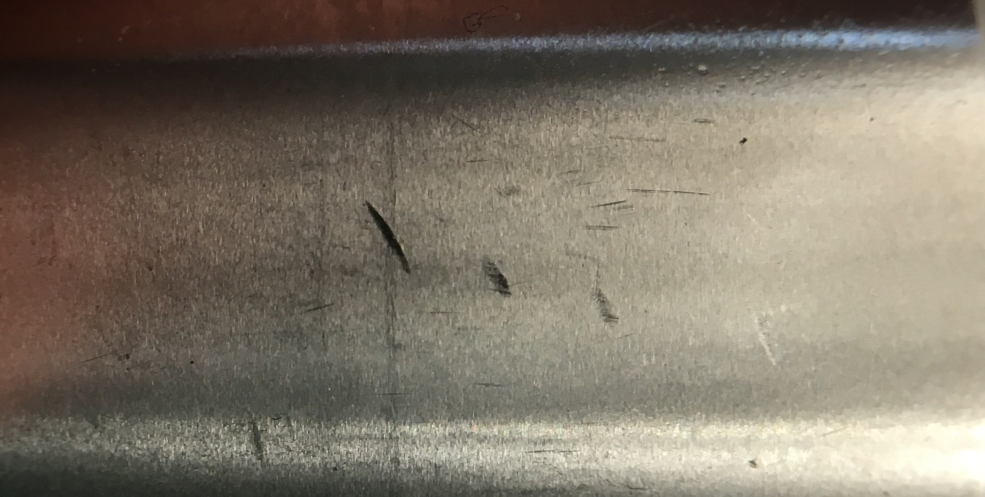
#> input picture test_images/bearing_scrached.jpg, 1970 x 993 px (shown at 1/2 size)
$ jupyter execute --allow-errors 'convolution 2D.ipynb'
#> lines starting #> are read from the running program, lines starting #| are printed output that depends on the picture
[cell 1]
import numpy as np
import numpy.fft as fp
import matplotlib.pyplot as plt
from PIL import Image
from scipy import signal as sg

[cell 2]
def np_from_img(fname):
    return np.asarray(Image.open(fname), dtype=np.float32)

def save_as_img(ar, fname):
    Image.fromarray(ar.round().astype(np.uint8)).save(fname)

def norm(ar):
    return 255. * np.absolute(ar) / np.max(ar)

def gaussian_kernel(n, std, normalised=False):
    '''
    Generates a n x n matrix with a centered gaussian
    of standard deviation std centered on it. If normalised,
    its volume equals 1.
    '''
    gaussian1D = sg.gaussian(n, std)
    gaussian2D = np.outer(gaussian1D, gaussian1D)

    if normalised:
        gaussian2D /= (2*np.pi*(std**2))

    return gaussian2D

[cell 3]
file = 'test_images/bearing_scrached.jpg'
img = Image.open(file).convert('L')
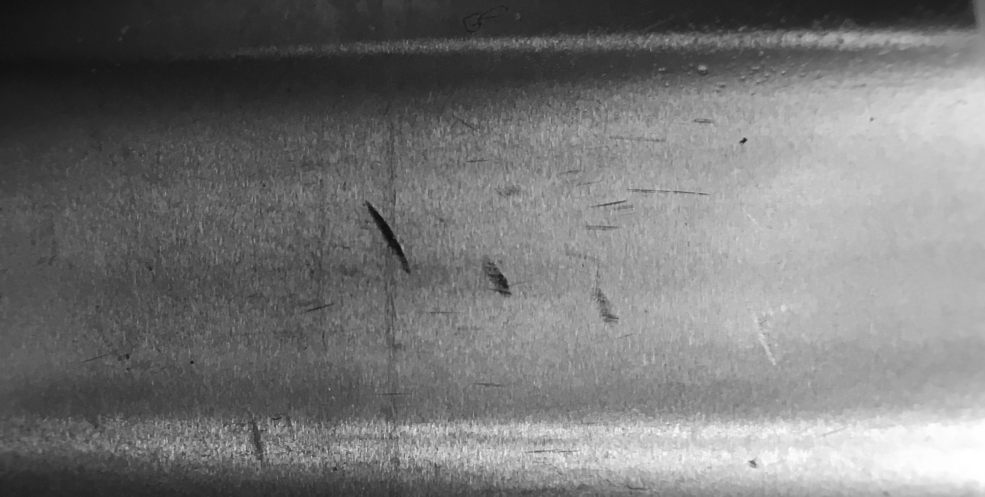
#> img: PIL image 1970x993 L (shown at 1/2 size); min 11, max 255, mean 118.1
#img.thumbnail((300,300))
img = np.array(img)

[cell 4]
plt.figure(figsize=((7,7)))
plt.imshow(img, cmap='gray', vmin=0, vmax=255), plt.axis('off')

## Blur (Average)

[cell 5]
box = np.ones((3,3)) / 9

$$
g_x =
\frac{1}{9}\cdot
\begin{bmatrix}
1 & 1 & 1 \\
1 & 1 & 1 \\
1 & 1 & 1
\end{bmatrix}
$$

[cell 6]
blurred_img = sg.convolve(img, box, "valid")

[cell 7]
plt.figure(figsize=((7,7)))
plt.imshow(norm(blurred_img), cmap='gray', vmin=0, vmax=255), plt.axis('off')
save_as_img(blurred_img, 'result_images/block_blur.jpg')

### Gaussian Blur

$$
g_{approx} =
\frac{1}{16}
\cdot
\begin{bmatrix}
1 & 2 & 1 \\
2 & 4 & 2 \\
1 & 2 & 1
\end{bmatrix}
$$

[cell 8]
gauss = np.array([[1,2,1],
                  [2,4,2],
                  [1,2,1]]) / 16

[cell 9]
gauss = gaussian_kernel(3,0.84089642, normalised=True)
print((gauss*16).round())

[cell 10]
blurred_img = sg.convolve(gauss, img, 'valid')
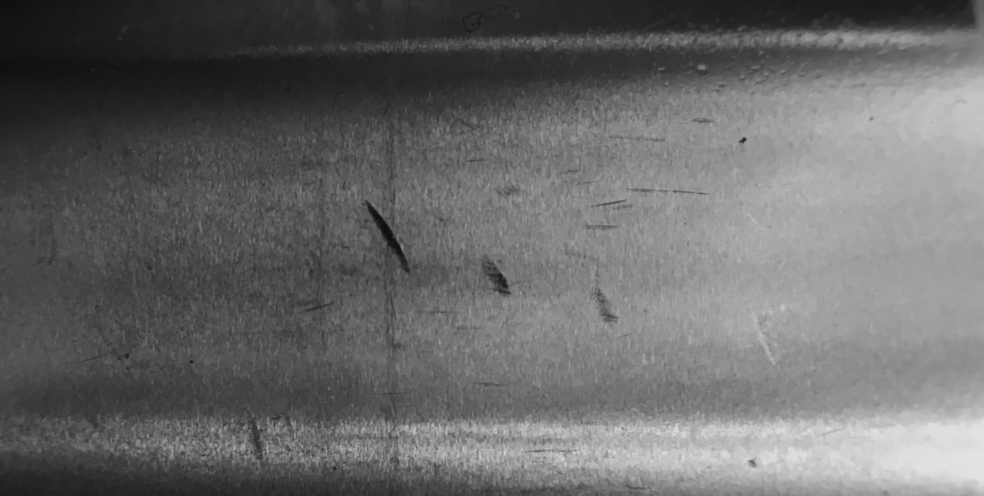
#> blurred_img: shape (991, 1968) float64 (shown at 1/2 size); min 12.3, max 226.4, mean 104.9

[cell 11]
plt.figure(figsize=((7,7)))
plt.imshow(norm(blurred_img), cmap='gray', vmin=0, vmax=255), plt.axis('off')
save_as_img(blurred_img, 'result_images/gauss_blur.jpg')

### Laplace edge detecion

$$ g =
\begin{bmatrix}
0 &  \ \ 1 & 0 \\
1 & -4 & 1 \\
0 &  \ \ 1 & 0
\end{bmatrix}
$$

[cell 12]
lapl = np.array([[0,1,0],
                 [1,-4,1],
                 [0,1,0]])

#> (a cell that did not finish here is left out)

[cell 14]
plt.figure(figsize=((7,7)))
#> (the rest of this cell did not finish here and is left out)

## Sobel Edge Detection
### Vertical and Hotizontal Edges

[cell 15]
vert_edg = np.array([[-1,0,1],
                     [-2,0,2],
                     [-1,0,1]])

horr_edg = np.array([[-1,-2,-1],
                     [0,0,0],
                     [1,2,1]])

[cell 16]
vert_edg_img = sg.convolve(vert_edg, img, 'valid')
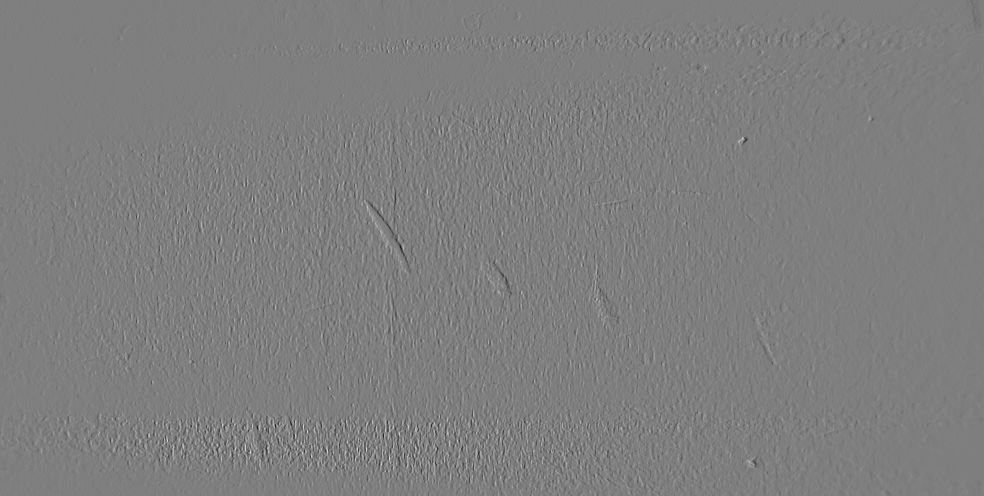
#> vert_edg_img: shape (991, 1968) int64 (shown at 1/2 size); min -406, max 410, mean -0.5; drawn with min black and max white
horr_edg_img = sg.convolve(horr_edg, img, 'valid')

[cell 17]
fig, (vert_ax, horr_ax) = plt.subplots(1,2, figsize=(10,10))
vert_ax.imshow(norm(vert_edg_img)), vert_ax.axis('off')
#> in norm (call 3), `return 255. * np.absolute(ar) / np.max(ar)`:
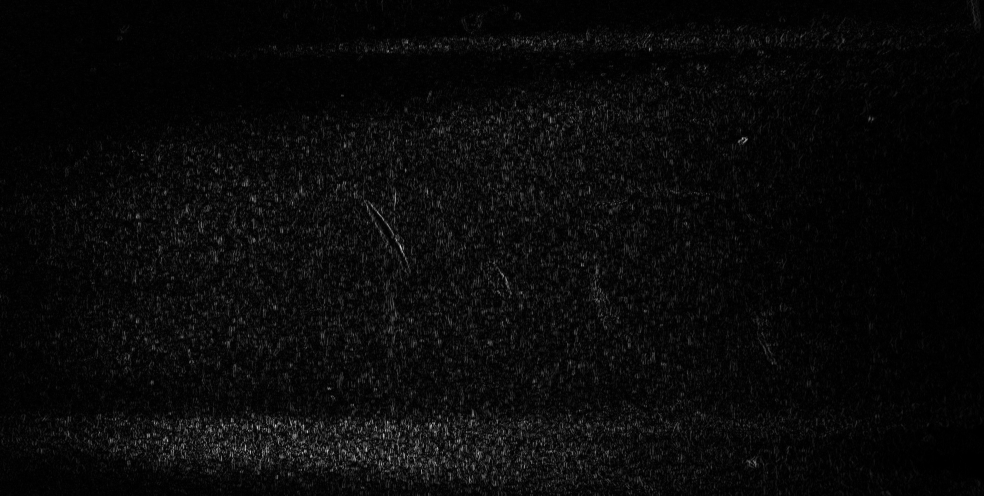
#> returned value: shape (991, 1968) float64 (shown at 1/2 size); min 0, max 255, mean 10
horr_ax.imshow(norm(horr_edg_img)), horr_ax.axis('off')
#> in norm (call 4), `return 255. * np.absolute(ar) / np.max(ar)`:
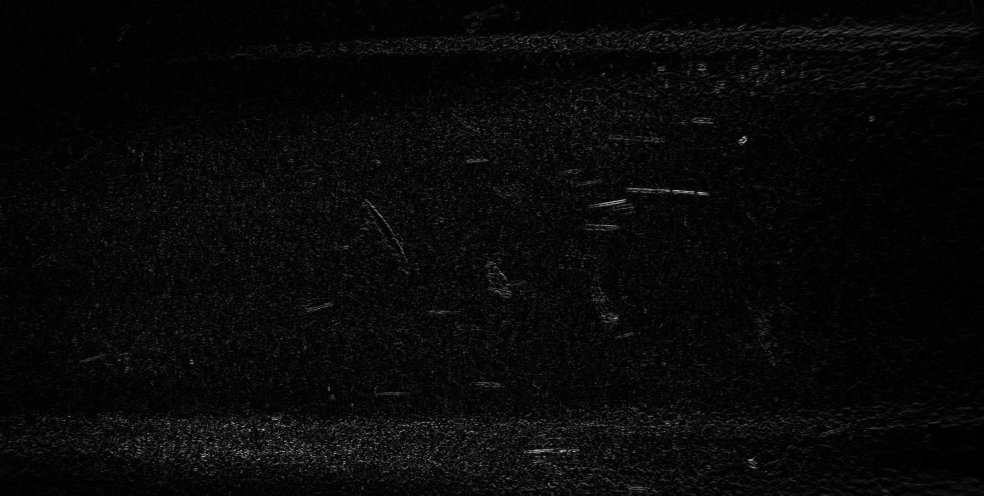
#> returned value: shape (991, 1968) float64 (shown at 1/2 size); min 0, max 267.4, mean 9.3; drawn with min black and max white

save_as_img(norm(vert_edg_img), 'result_images/edges_vert.jpg')
save_as_img(norm(horr_edg_img), 'result_images/edges_horr.jpg')

[cell 18]
def gradient(vert_edg, horr_edg):
    return np.sqrt(np.power(vert_edg, 2) + np.power(horr_edg, 2))

[cell 19]
gradient_edg_img = gradient(vert_edg_img, horr_edg_img)
vert_edg.shape

[cell 20]
plt.figure(figsize=((7,7)))
plt.imshow(norm(gradient_edg_img)), plt.axis('off')
save_as_img(norm(gradient_edg_img), 'result_images/edges_gradiant.jpg')
#> in save_as_img (call 5), `Image.fromarray(ar.round().astype(np.uint8)).save(fname)`:
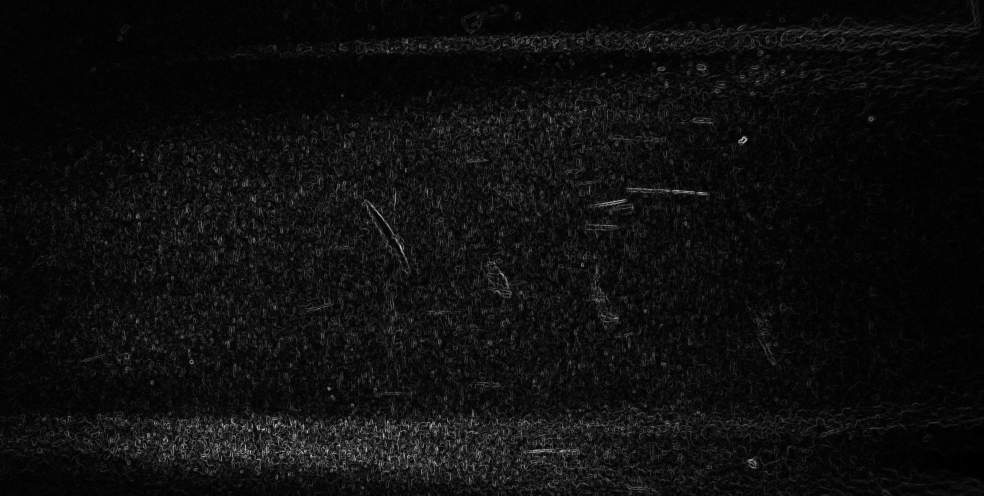
#> saved as edges_gradiant.jpg: PIL image 1968x991 L (shown at 1/2 size); min 0, max 255, mean 14

## Sharpening

$$ g_x =
\begin{bmatrix}
0  & -1 &  0 \\
-1 &  5 & -1 \\
0  & -1 &  0
\end{bmatrix}
$$

[cell 21]
shapren = np.array([[0,-1,0],
                    [-1,5,-1],
                    [0,-1,0]])

[cell 22]
shaprend_img = sg.convolve(shapren, img, 'valid')
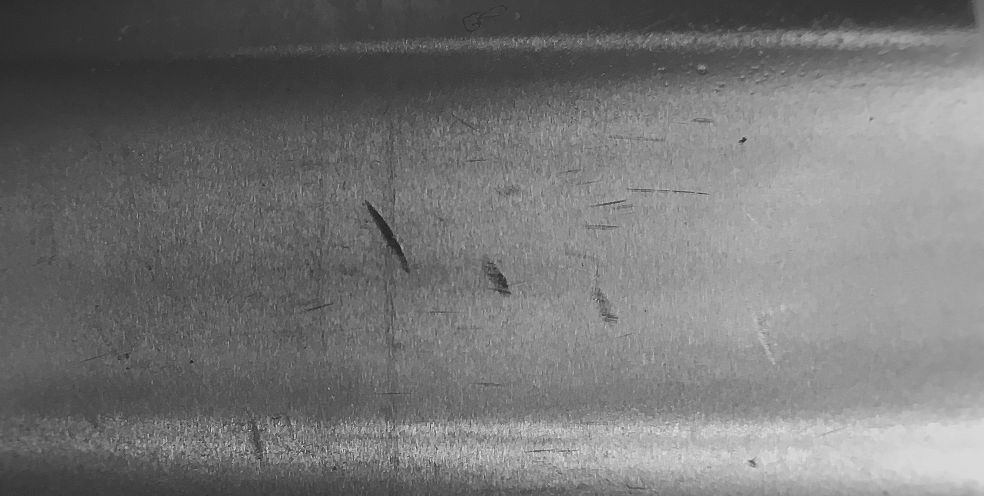
#> shaprend_img: shape (991, 1968) int64 (shown at 1/2 size); min -42, max 306, mean 118.2; drawn with min black and max white
plt.figure(figsize=((7,7)))
plt.imshow(norm(shaprend_img), cmap='gray', vmin=0, vmax=255), plt.axis('off')
save_as_img(norm(shaprend_img), 'result_images/shaprend.jpg')

$ run again, with test_images/aqua_termi_lowcontrast.jpg copied over test_images/bearing_scrached.jpg
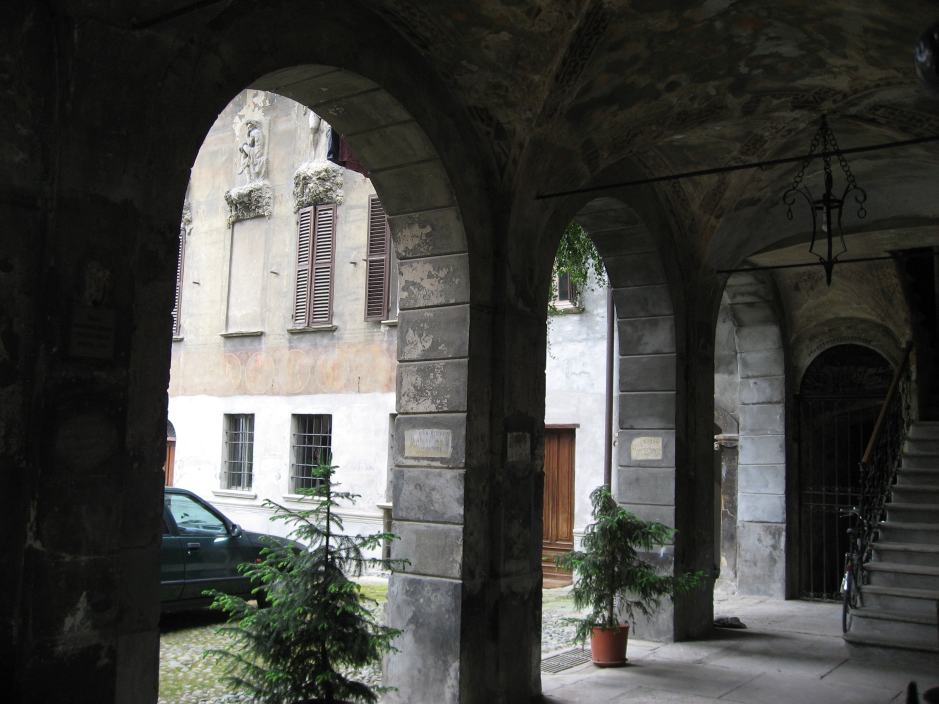
#> input picture test_images/aqua_termi_lowcontrast.jpg, 2816 x 2112 px (shown at 1/3 size)
#> `shaprend_img = sg.convolve(shapren, img, 'valid')`:
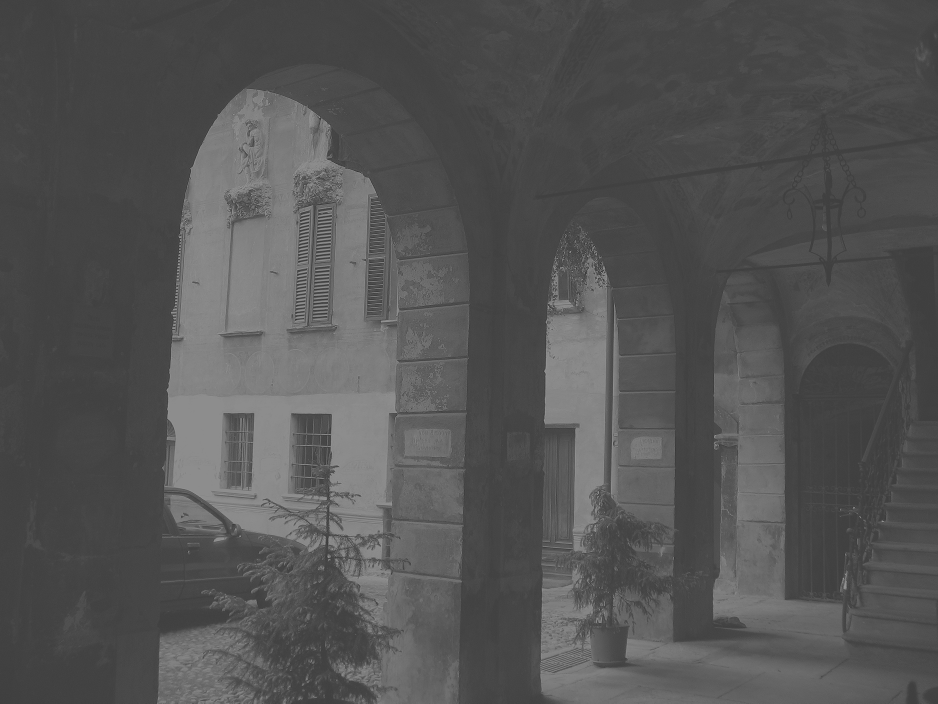
#> shaprend_img: shape (2110, 2814) int64 (shown at 1/3 size); min -206, max 625, mean 69.6; drawn with min black and max white
#> in norm (call 9), `return 255. * np.absolute(ar) / np.max(ar)`:
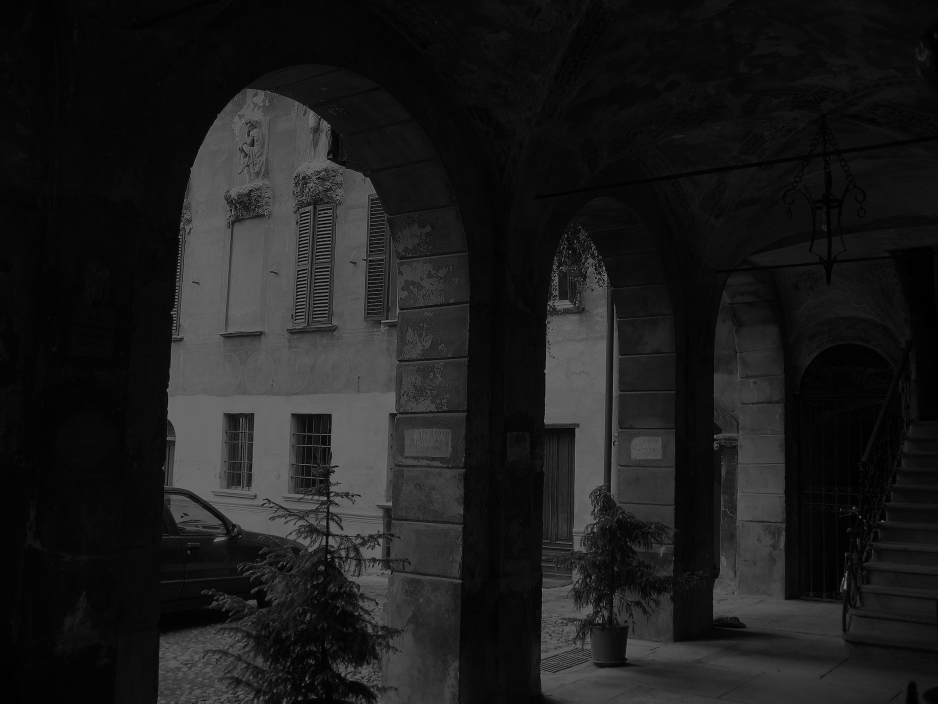
#> returned value: shape (2110, 2814) float64 (shown at 1/3 size); min 0, max 255, mean 28.5
